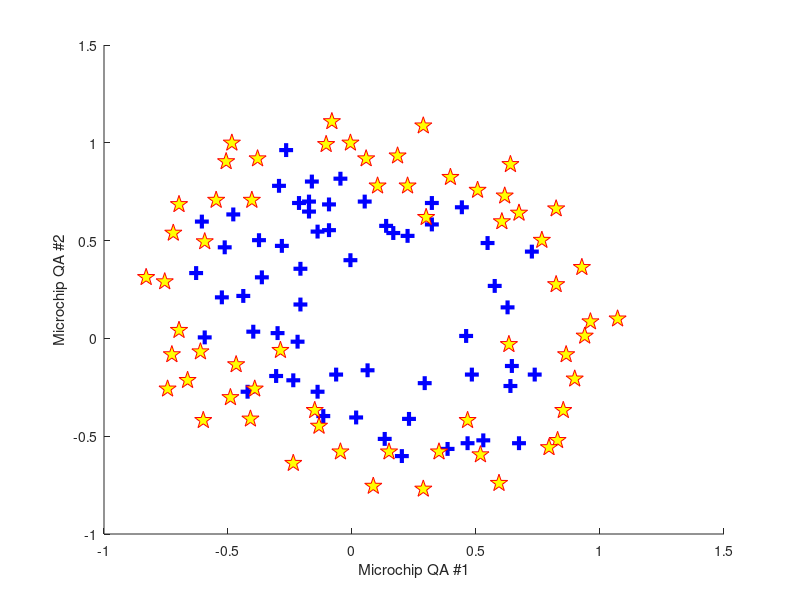
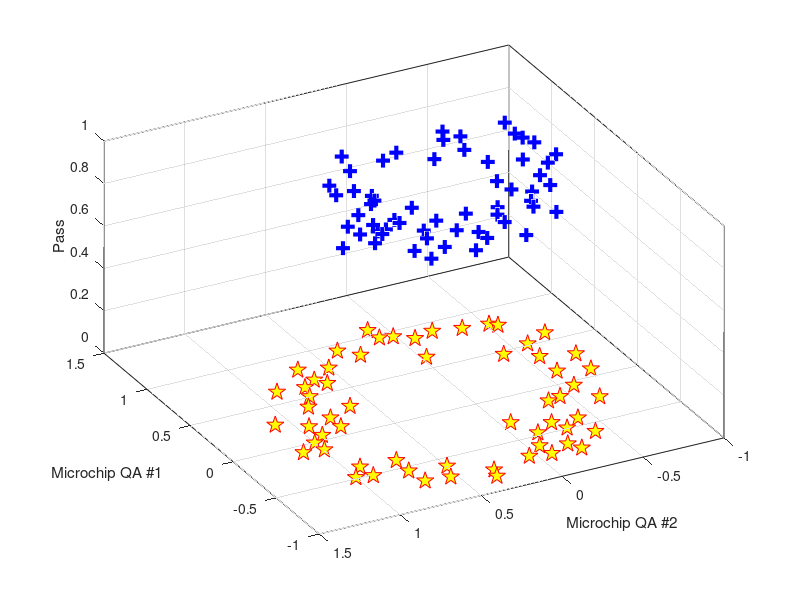

MATLAB code for these plots, in order:
clear all; close all; clc;

path(path, '../P11');
path(path, '../Data');

load dataChap4C.mat

%%
x    = data(:, 1:2);
y    = data(:, 3);

iPos = find(y == 1);
xPos = x(iPos, 1:2);
iNeg = find(y == 0);
xNeg = x(iNeg, 1:2);

%%
figure('name', 'Visualize qa data');
hold on;
plot(xPos(:, 1), xPos(:, 2), '+b', 'Markersize', 10, 'Linewidth', 3);
plot(xNeg(:, 1), xNeg(:, 2), 'pr', 'Markersize', 13, 'Markerfacecolor', 'y');
xlabel('Microchip QA #1');
ylabel('Microchip QA #2');
% print('qa.png', '-dpng');

%%
figure('name', 'Visualize qa data 3D');
hold on;
plot3(xPos(:, 1), xPos(:, 2), y(iPos), '+b', ...
    'Markersize', 10, 'Linewidth', 3);
plot3(xNeg(:, 1), xNeg(:, 2), y(iNeg), 'pr', ...
    'Markersize', 13, 'Markerfacecolor', 'y');
grid on;
box  on;
xlabel('Microchip QA #1');
ylabel('Microchip QA #2');
zlabel('Pass');
view ([-118 44])
% print('qa3d.png', '-dpng');
